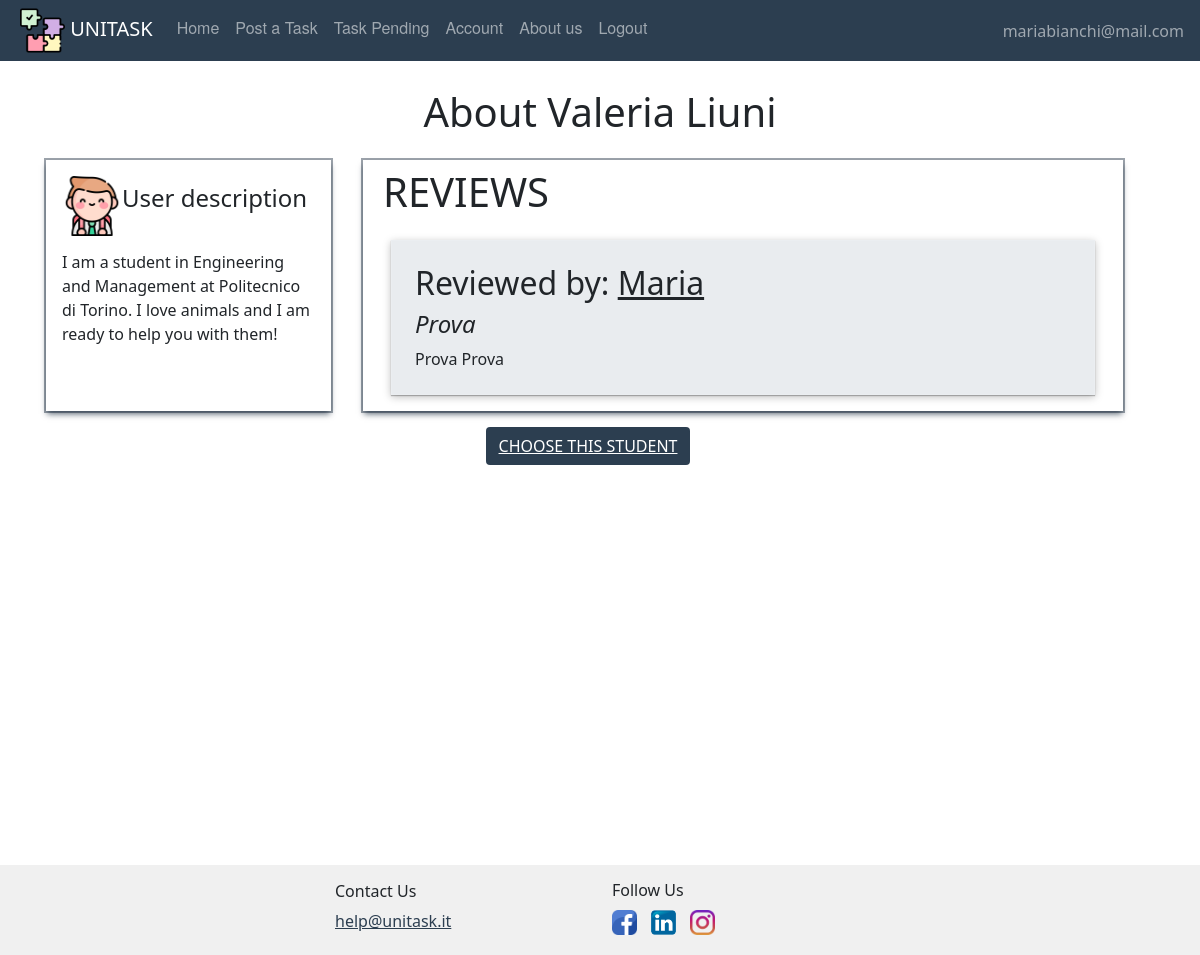
Before: /showreviews/2/1 (signed in) with the older database file.
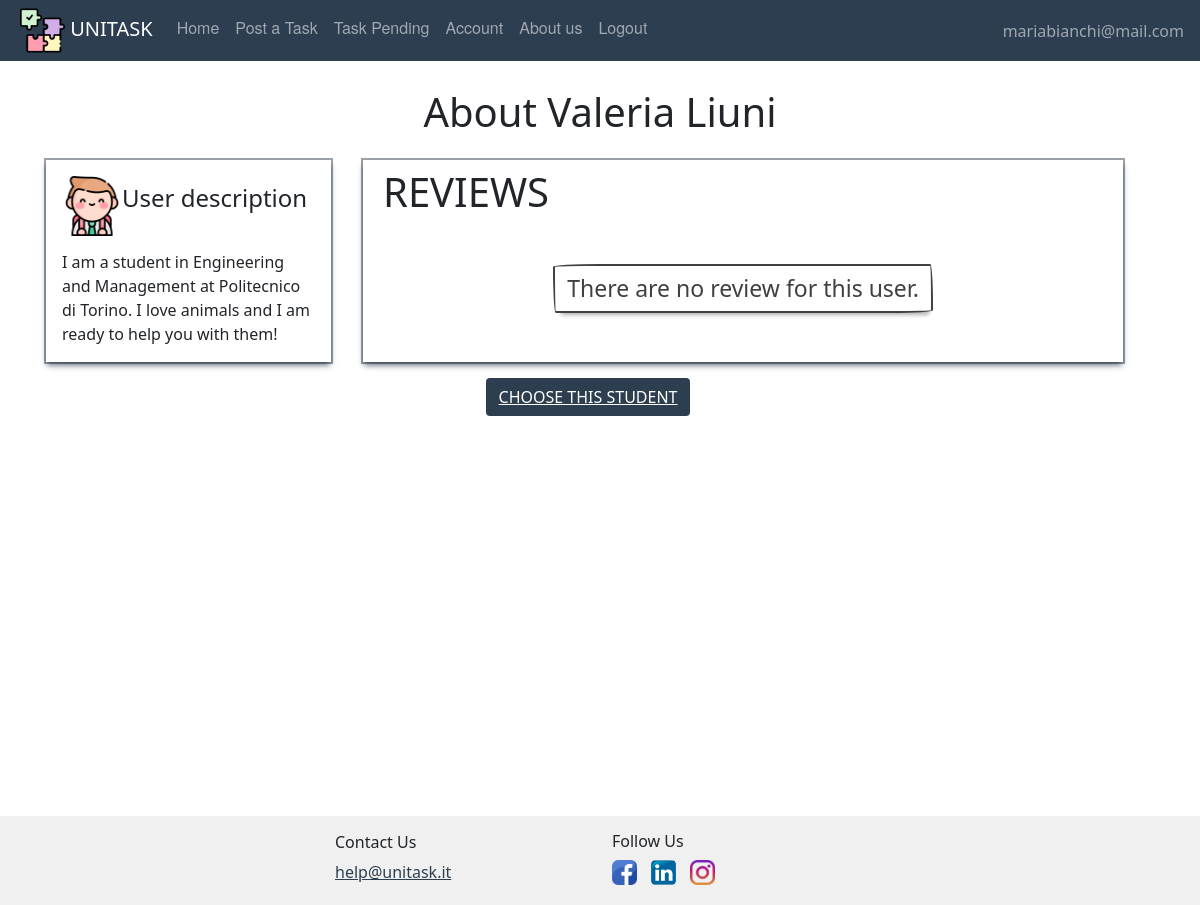
After: the same page with the newer database file.
### website/models.py (models this page shows)
class User(db.Model, UserMixin):
    id = db.Column(db.Integer, primary_key=True)
    email = db.Column(db.String(150), unique=True)
    password = db.Column(db.String(150))
    first_name = db.Column(db.String(150))
    surname = db.Column(db.String(150))
    description = db.Column(db.String(200))
    type = db.Column(db.String(20))
    reviewsposted = db.relationship('Review', foreign_keys='Review.id_reviewer',
                                    backref='author')
    reviewsreceived = db.relationship('Review', foreign_keys='Review.id_reviewed',
                                      backref='received')
    __mapper_args__ = {
        'polymorphic_on': type,
        'polymorphic_identity': 'user',
    }

class Review(db.Model, UserMixin):
    id = db.Column(db.Integer, primary_key=True)
    title = db.Column(db.String(150))
    text = db.Column(db.String(150))
    date = db.Column(db.DateTime(timezone=True), default=func.now)
    id_reviewer = db.Column(db.Integer, db.ForeignKey('user.id'))
    id_reviewed = db.Column(db.Integer, db.ForeignKey('user.id'))
    task_id = db.Column(db.Integer, db.ForeignKey('offer.id'))

### website/user/routes.py (the view)
@users.route('/showreviews/<user_id>/<task_id>', methods=['GET', 'POST'])
@login_required
def showreviews(user_id, task_id):
    if current_user.type == 'adult':
        reviewed = User.query.filter(User.id == user_id).first()
        var = current_user.reviewsreceived
        recensioni = Review.query.filter(Review.id_reviewed == user_id).all()
        return render_template("user/listofreview.html", user=current_user, recensioni=recensioni, reviewed=reviewed,
                               task_id=task_id)
    else:
        reviewed = User.query.filter(User.id == user_id).first()
        recensioni = Review.query.filter(Review.id_reviewed == user_id).all()
        return render_template("user/listofreview.html", user=current_user, recensioni=recensioni, reviewed=reviewed,
                               task_id=0)

### website/templates/user/listofreview.html (shortened to what this page needs)
{% extends "base.html" %}
{% block content %}
    <br/>
    <h1 align="center">About {{ reviewed.first_name }} {{ reviewed.surname }}</h1>
    <div class="container" style="margin-bottom: 50vh">
        <div class="row">
            <div align="center" class="col-3 profile-box m-3 p-3">
                <div style="display:inline">
                    <div style="position:relative; float:left">
                        {% if user.type=='student' %}
                            <img align="left" width="60" height="60" alt="usertype"
                                 src="/static/images/pic/worker.png"/>
                        {% elif user.type=='adult' %}
                            <img align="left" width="60" height="60" alt="usertype"
                                 src="/static/images/pic/student.png"/>
                        {% endif %}
                    </div>
                    <div style="position:relative; float:left;">
                        <h4 style="padding-top:8px;">User description</h4>
                    </div>
                </div>
                <br/><br/><br/>
                <div style="margin:2px 0px 0px 0px">
                    <div align="left">
                        {% if reviewed.description != None %}
                            <div class="profileDescription">
                                {{ reviewed.description }}
                            </div>
                        {% else %}
                            We are sorry! The user has no description.
                        {% endif %}
                    </div>
                </div>
            </div>
            <div class="col-8 reviews-box m-3">
                <h1 align="left" class="p-2">REVIEWS </h1>
                {% if reviewed.reviewsreceived|length !=0 %}
                    {% for recens in reviewed.reviewsreceived %}
                        <div class="box-review">
                            <h2>Reviewed by: <span class="review-author"> {{ recens.author.first_name }}</span></h2>
                            <h4 class="review-title">{{ recens.title }}</h4>
                            {{ recens.text }}
                        </div>
                    {% endfor %}
                {% else %}
                    <div class="row">
                        <div align="center" class="col" style="margin-top:2em;">
                            <div class="button-task">
                                There are no review for this user.
                            </div>
                        </div>
                    </div>
                {% endif %}
            </div>
            {% if user.type=='adult' %}
                <div class="row">
                    <div align="center" class="col">
                        <button style="background: #2c3e50; max-width: 50%; max-height: 100%" class="btn">
                            <a style="color: white"
                               href={{ url_for('adults.choosestud', task_id=task_id, stud_id=reviewed.id) }}>CHOOSE THIS
                                STUDENT</a></button>
                    </div>
                </div>
            {% endif %}
        </div>
    </div>
{% endblock %}

### website/templates/base.html (shortened to what this page needs)
<!DOCTYPE html>
<html lang="">
<head>
    <link href="/static/css/style.css" rel="stylesheet">
    <link href="https://cdn.jsdelivr.net/npm/bootstrap@5.0.2/dist/css/bootstrap.min.css" rel="stylesheet"
>
    <link href="https://netdna.bootstrapcdn.com/font-awesome/3.2.1/css/font-awesome.css" rel="stylesheet">
</head>
<body>
<nav class="navbar fixed-top navbar-expand-lg navbar-dark">
    <ul class="navbar-nav mr-auto">
        <li>
            <a style="padding-left:1em;" class="navbar-brand" href="#">
                <img src="/static/images/pic/puzzle.png" width="45" height="45"/>
                UNITASK
            </a></li>
        {% if user.is_authenticated %}
            {% if user.type=='adult' %}
                <li class="nav-item"><a class="nav-link" id="home" href="/">Home</a></li>
                <li class="nav-item"><a class="nav-link" id="posttask" href="{{ url_for('adults.posttask') }}">Post a
                    Task</a></li>
                <li class="nav-item"><a class="nav-link" id="offer" href="{{ url_for('adults.taskpending') }}">Task
                    Pending</a></li>
                <li class="nav-item"><a class="nav-link" id="account" href="{{ url_for('users.account') }}">Account</a>
                </li>
                <li class="nav-item"><a class="nav-link" id="aboutus" href="{{ url_for('users.about_us') }}">About
                    us</a></li>
                <li class="nav-item"><a class="nav-link" id="logout" href="{{ url_for('auth.logout') }}">Logout</a></li>
            {% endif %}
            </ul>
            <ul class="navbar-nav ms-auto">
                <li class="nav-item">
                    <span style="padding-right:1em;" class="navbar-text d-flex justify-content-end">
                     {{ user.email }}
                       </span>
                </li>
            </ul>
        {% endif %}
</nav>
{% block content %}
{% endblock %}
</body>
{% block footer %}
    <div class="container-fluid mt-5" style="background-color: #f0f0f0">
        <div class="container-lg">
            <div class="row row-cols-md-4 p-3">
                <div class="col-md pb-1 m-auto navbar-light">
                </div>
                <div class="col-md pb-1 m-auto">
                    <h6>Contact Us</h6>
                    <a style="color: #2c3e50" href="mailto:help@unitask.it">help@unitask.it</a>
                </div>
                <div class="col-md pb-1 m-auto">
                    <h6>Follow Us</h6>
                    <img class="img-fluid" style="max-height: 25px; min-width: 25px"
                         src="/static/images/pic/facebook.png"/>
                    <img class="img-fluid" style="max-height: 25px; min-width: 25px"
                         src="/static/images/pic/linkedin.png"/>
                    <img class="img-fluid" style="max-height: 25px; min-width: 25px"
                         src="/static/images/pic/instagram.png"/>
                </div>
                <div class="col-md pb-1">
                </div>
            </div>
        </div>
    </div>
{% endblock footer %}
</html>

### website/static/css/style.css (style rules this page uses)
body { padding-top:4em; }
.navbar { list-style-type: none; margin: 0; padding: 0; overflow: hidden; background-color: #2c3e50; }
.nav-link { display: block; color: white; text-align: center; padding: 14px 16px; text-decoration: none; font-family: "Helvetica Neue", Helvetica, Arial, sans-serif; }
.profile-box { box-shadow: rgba(6, 24, 44, 0.4) 0px 0px 0px 2px, rgba(6, 24, 44, 0.65) 0px 4px 6px -1px, rgba(255, 255, 255, 0.08) 0px 1px 0px inset; }
.reviews-box { box-shadow: rgba(6, 24, 44, 0.4) 0px 0px 0px 2px, rgba(6, 24, 44, 0.65) 0px 4px 6px -1px, rgba(255, 255, 255, 0.08) 0px 1px 0px inset; }
.button-task { padding:5px 12px; align-self: center; background-color: #fff; background-image: none; background-position: 0 90%; background-repeat: repeat no-repeat; background-size: 4px 3px; border-radius: 15px 225px 255px 15px; border-style: solid; border-width: 2px; box-shadow: rgba(0, 0, 0, .3) 2px 8px 4px -6px; box-sizing: border-box; color: #41403e; display: inline-block; font-size:23px; outline: none; text-decoration: none; border-bottom-left-radius: 15px 255px; border-bottom-right-radius: 225px 15px; border-top-left-radius: 255px 15px; border-top-right-radius: 15px 225px; user-select: none; -webkit-user-select: none; touch-action: manipulation; text-align: center; }

Changed rows visible on the page:
removed Review: author.first_name "Maria", title "Prova", text "Prova Prova"
Other visible differences:
text now shown: "There are no review for this user."
